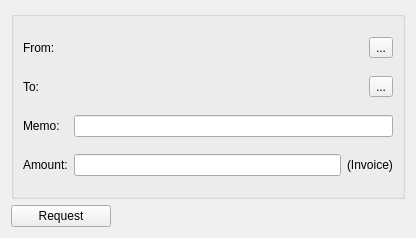
<?xml version="1.0" encoding="UTF-8"?>
<ui version="4.0">
 <class>MTRequestDlg</class>
 <widget class="QWidget" name="MTRequestDlg">
  <property name="geometry">
   <rect>
    <x>0</x>
    <y>0</y>
    <width>416</width>
    <height>238</height>
   </rect>
  </property>
  <property name="sizePolicy">
   <sizepolicy hsizetype="Preferred" vsizetype="Fixed">
    <horstretch>0</horstretch>
    <verstretch>0</verstretch>
   </sizepolicy>
  </property>
  <property name="maximumSize">
   <size>
    <width>16777215</width>
    <height>238</height>
   </size>
  </property>
  <property name="windowTitle">
   <string>Request Funds</string>
  </property>
  <layout class="QVBoxLayout" name="verticalLayout">
   <item>
    <widget class="QGroupBox" name="groupBox">
     <property name="title">
      <string/>
     </property>
     <layout class="QGridLayout" name="gridLayout">
      <item row="0" column="0">
       <widget class="QLabel" name="label">
        <property name="maximumSize">
         <size>
          <width>16777215</width>
          <height>25</height>
         </size>
        </property>
        <property name="text">
         <string>From:</string>
        </property>
       </widget>
      </item>
      <item row="0" column="1" colspan="2">
       <widget class="QPushButton" name="fromButton">
        <property name="text">
         <string/>
        </property>
        <property name="flat">
         <bool>true</bool>
        </property>
       </widget>
      </item>
      <item row="0" column="3">
       <widget class="QToolButton" name="toolButton">
        <property name="text">
         <string>...</string>
        </property>
        <property name="icon">
         <iconset resource="../resource.qrc">
          <normaloff>:/icons/addressbook</normaloff>:/icons/addressbook</iconset>
        </property>
       </widget>
      </item>
      <item row="1" column="0">
       <widget class="QLabel" name="label_2">
        <property name="maximumSize">
         <size>
          <width>16777215</width>
          <height>25</height>
         </size>
        </property>
        <property name="text">
         <string>To:</string>
        </property>
       </widget>
      </item>
      <item row="1" column="1" colspan="2">
       <widget class="QPushButton" name="toButton">
        <property name="text">
         <string/>
        </property>
        <property name="flat">
         <bool>true</bool>
        </property>
       </widget>
      </item>
      <item row="1" column="3">
       <widget class="QToolButton" name="toolButtonManageAccts">
        <property name="text">
         <string>...</string>
        </property>
        <property name="icon">
         <iconset resource="../resource.qrc">
          <normaloff>:/icons/account</normaloff>:/icons/account</iconset>
        </property>
       </widget>
      </item>
      <item row="2" column="0">
       <widget class="QLabel" name="label_4">
        <property name="maximumSize">
         <size>
          <width>16777215</width>
          <height>25</height>
         </size>
        </property>
        <property name="text">
         <string>Memo:</string>
        </property>
       </widget>
      </item>
      <item row="2" column="1" colspan="3">
       <widget class="QLineEdit" name="memoEdit"/>
      </item>
      <item row="3" column="0">
       <widget class="QLabel" name="label_5">
        <property name="maximumSize">
         <size>
          <width>16777215</width>
          <height>25</height>
         </size>
        </property>
        <property name="text">
         <string>Amount:</string>
        </property>
       </widget>
      </item>
      <item row="3" column="1">
       <widget class="QLineEdit" name="amountEdit">
        <property name="minimumSize">
         <size>
          <width>75</width>
          <height>0</height>
         </size>
        </property>
       </widget>
      </item>
      <item row="3" column="2" colspan="2">
       <widget class="QLabel" name="label_3">
        <property name="text">
         <string>(Invoice)</string>
        </property>
       </widget>
      </item>
     </layout>
    </widget>
   </item>
   <item>
    <widget class="QPushButton" name="requestButton">
     <property name="maximumSize">
      <size>
       <width>100</width>
       <height>16777215</height>
      </size>
     </property>
     <property name="layoutDirection">
      <enum>Qt::LeftToRight</enum>
     </property>
     <property name="text">
      <string>Request</string>
     </property>
    </widget>
   </item>
  </layout>
 </widget>
 <resources>
  <include location="../resource.qrc"/>
 </resources>
 <connections/>
</ui>
